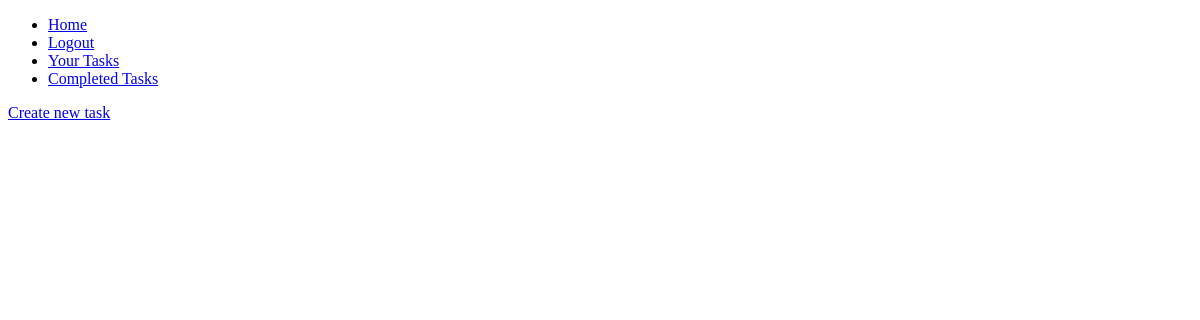
The app's page /tasks (signed in), older data.
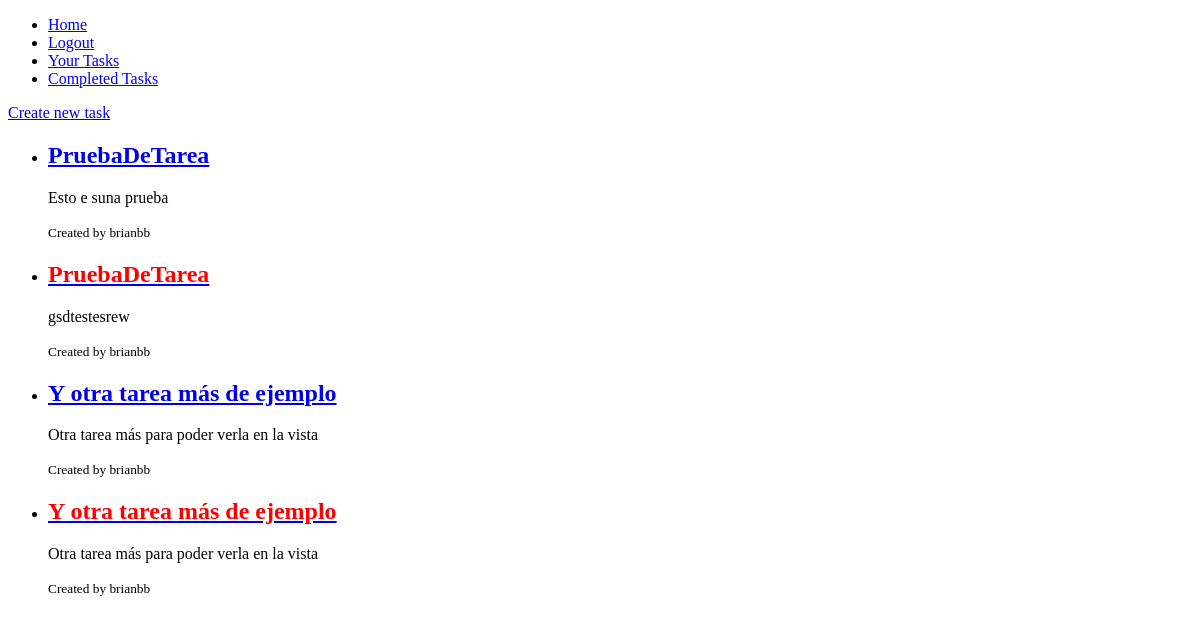
The same page, newer data.
### tasks/models.py (models this page shows, shortened)
class Task(models.Model):
    title = models.CharField(max_length=100)
    description = models.TextField(blank=True)
    created_at = models.DateTimeField(auto_now_add=True)
    dateCompleted = models.DateTimeField(blank=True, null=True)
    important = models.BooleanField(default=False)
    user = models.ForeignKey(User, on_delete=models.CASCADE)

### tasks/views.py (the view)
# urls.py: path('tasks', views.tasksView, name='tasksView'),
@login_required
@permission_required('tasks.view_task')
def tasksView(request):
    tasks = Task.objects.filter(user=request.user, dateCompleted__isnull=True)
    return render(request, 'tasks/show.html', {
        'tasks': tasks,
    })

### tasks/templates/tasks/show.html (shortened to what this page needs)
{% extends 'layouts/base.html' %}
{% block 'content' %}
<a href="{% url 'createTask' %}">Create new task</a>
<ul>
    {% for task in tasks %}
    <li>
        <a href="{% url 'taskDetailsView' task.id %}">
            {% if task.important %}
                <h2 style="color:red">{{task.title}}</h2>
            {% else %}
                <h2>{{task.title}}</h2>
            {% endif %}
        </a>
        <p>{{task.description}}</p>
        <small>Created by {{task.user}}</small>
    </li>
    {% endfor %}
</ul>
{% endblock %}

### tasks/templates/layouts/base.html (shortened to what this page needs)
<!DOCTYPE html>
<html lang="en">
    <head>
    </head>
    <body>
        <ul>
            <li><a href="{% url 'home' %}">Home</a></li>
            {% if user.is_authenticated %}
                <li><a href="{% url 'logout' %}">Logout</a></li>
                <li><a href="{% url 'tasksView' %}">Your Tasks</a></li>
                <li><a href="{% url 'completedTasks' %}">Completed Tasks</a></li>
            {% else %}
                <li><a href="{% url 'signup' %}">Signup</a></li>
                <li><a href="{% url 'login' %}">Login</a></li>
            {% endif %}
        </ul>
        {% block 'content' %}
        {% endblock %}
    </body>
</html>

Row changes from the older to the newer data that the page shows:
added Task: title "PruebaDeTarea", description "Esto e suna prueba", user "brianbb"
added Task: title "PruebaDeTarea", description "gsdtestesrew", user "brianbb"
added Task: title "Y otra tarea más de ejemplo", description "Otra tarea más para poder verla en la vista", user "brianbb"
added Task: title "Y otra tarea más de ejemplo", description "Otra tarea más para poder verla en la vista", user "brianbb"
